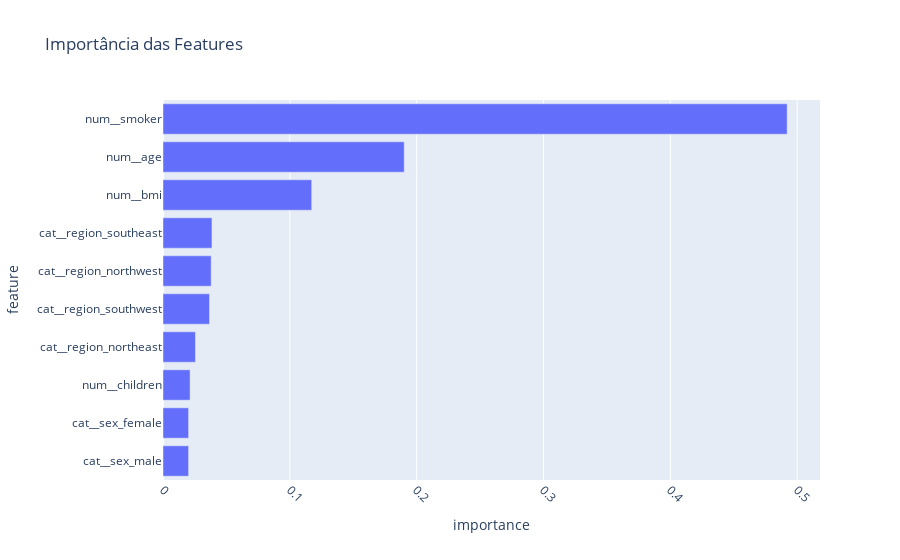

Notebook code for this chart:
### Code cell
# Criar o gráfico de barras com a importância das features
fig = px.bar(
  importance_df,
  x='importance',
  y='feature',
  title='Importância das Features',
  orientation='h'
)

fig.update_xaxes(tickangle=45)

fig.show()

### Figure 1 — Plotly figure (JSON) as saved in the notebook; plotly's stock layout.template omitted (floating-point values rounded to 4 significant figures)
{"data": [{"alignmentgroup": "True", "hovertemplate": "importance=%{x}<br>feature=%{y}<extra></extra>", "legendgroup": "", "marker": {"color": "#636efa", "pattern": {"shape": ""}}, "name": "", "offsetgroup": "", "orientation": "h", "showlegend": false, "textposition": "auto", "type": "bar", "x": [0.02017, 0.02017, 0.02135, 0.02557, 0.03665, 0.03799, 0.0386, 0.1172, 0.1902, 0.4921], "xaxis": "x", "y": ["cat__sex_male", "cat__sex_female", "num__children", "cat__region_northeast", "cat__region_southwest", "cat__region_northwest", "cat__region_southeast", "num__bmi", "num__age", "num__smoker"], "yaxis": "y"}], "layout": {"barmode": "relative", "legend": {"tracegroupgap": 0}, "title": {"text": "Importância das Features"}, "xaxis": {"anchor": "y", "domain": [0, 1], "tickangle": 45, "title": {"text": "importance"}}, "yaxis": {"anchor": "x", "domain": [0, 1], "title": {"text": "feature"}}}}
